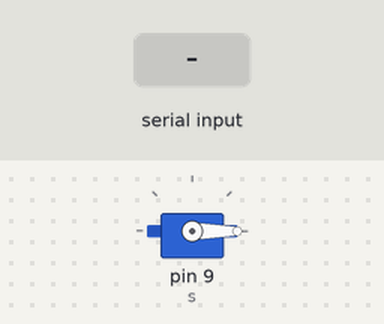
This sketch was run on a simulated Arduino Uno, built with avr-gcc and run on an emulated ATmega328P. Shown: servo. The inputs (shaded band) are chosen by the test bench.

Above: at 1.2 s.
1.3 s: "45" received over Serial
At 2.7 s:
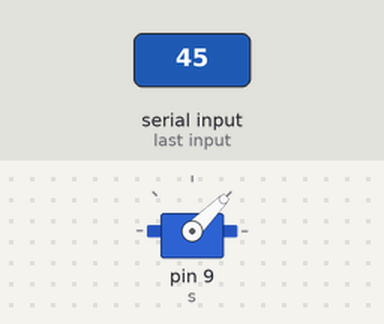
3.8 s: "90" received over Serial
At 5.8 s:
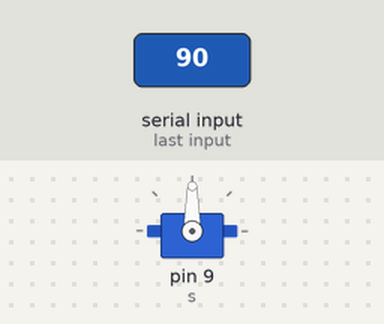
6.3 s: "135" received over Serial
At 7.8 s:
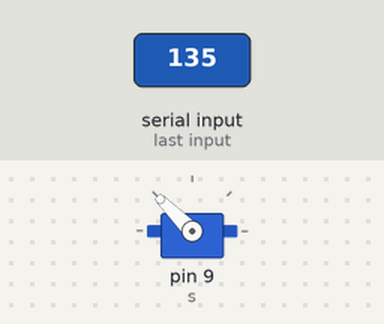
8.8 s: "180" received over Serial
At 10.9 s:
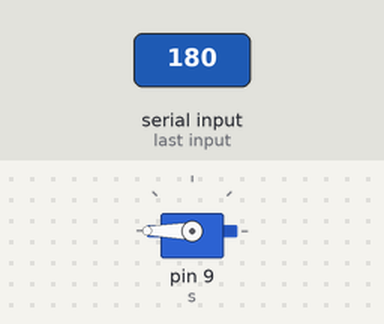
11.3 s: "0" received over Serial
At 12.7 s:
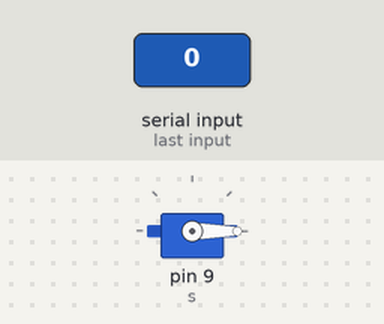
Timing chart, 0 to 14.3 s (numbered marks = the images above; inputs shaded):
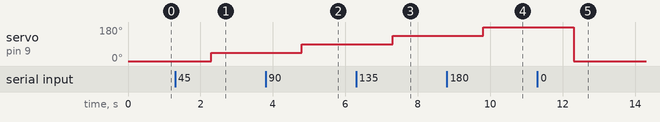

Measured:
- after the input at 1.3 s, servo on pin 9 (s): 0° → 45° after 1.0 s
- after the input at 3.8 s, servo on pin 9 (s): 45° → 90° after 1.0 s
- after the input at 6.3 s, servo on pin 9 (s): 90° → 135° after 1.0 s
- after the input at 8.8 s, servo on pin 9 (s): 135° → 180° after 1.0 s
- after the input at 11.3 s, servo on pin 9 (s): 180° → 0° after 1.0 s

The sketch:

servo_motor_180.ino
```cpp
#include <Servo.h>
Servo s;
void setup() {
  s.attach(9);
  s.write(0);
  Serial.begin(9600);

}

void loop() {
  if(Serial.available()){
    String cn = Serial.readString();
    if(cn == "0"){  s.write(0); }
    else if(cn == "45"){  s.write(45); }
    else if(cn == "90"){  s.write(90); }
    else if(cn == "135"){  s.write(135); }
    else if(cn == "180"){  s.write(180); }
  }

}
```
